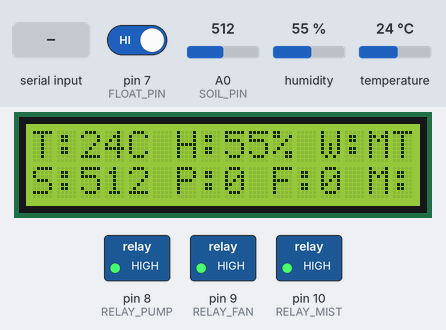
Bench run of a sketch on a simulated Arduino Uno, built with avr-gcc and run on an emulated ATmega328P. Shown: 16×2 character LCD, switched loads named in the sketch (green lamp = pin HIGH). Inputs (shaded band) come from the test bench; at power-on: temperature 24 °C, pin 7 (FLOAT_PIN) HIGH, A0 (SOIL_PIN) = 512, humidity 55 %. What the sketch prints to the serial monitor is not drawn.

Above: at 2.7 s.
2.8 s: temperature set to 4 °C
At 4.5 s:
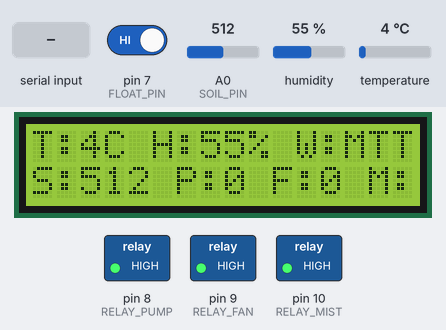
5.1 s: pin 7 (FLOAT_PIN) driven LOW
At 5.6 s:
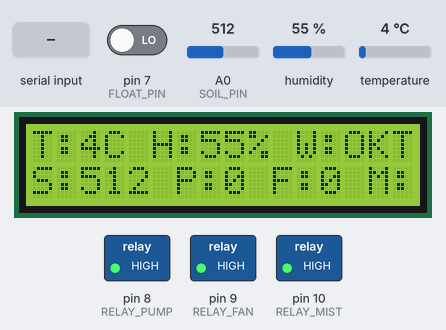
6.6 s: temperature set to 12 °C
At 7.9 s:
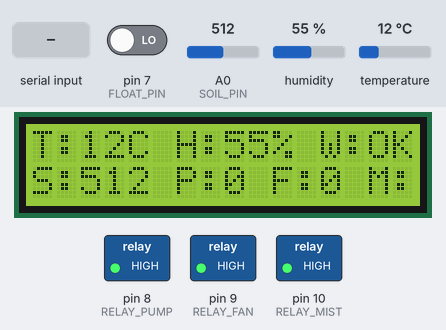
9.1 s: "1,90,45\n" received over Serial
At 10.0 s:
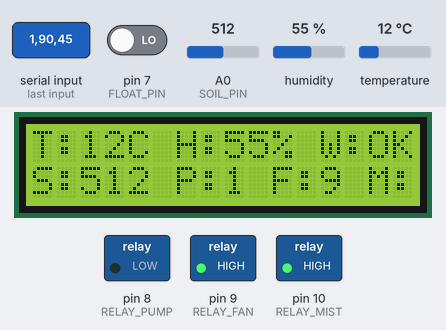
10.6 s: temperature set to 4 °C
At 12.5 s:
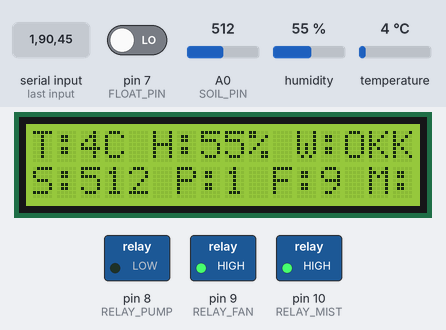
13.1 s: pin 7 (FLOAT_PIN) driven HIGH
At 13.6 s:
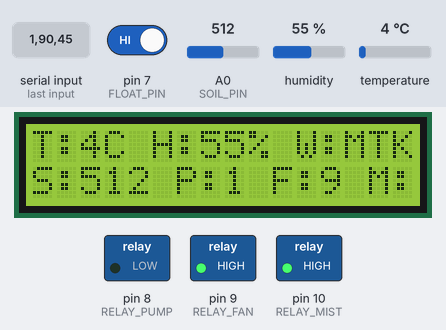
Timing chart, 0 to 15.6 s (numbered marks = the images above; inputs shaded):
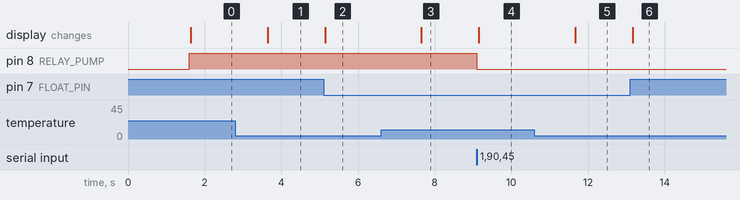

The sketch:

logic.ino
```cpp
#include <Wire.h>
#include <LiquidCrystal_I2C.h>
#include <DHT.h>

// 1. RG1602A LCD Configuration (I2C Address 0x27)
LiquidCrystal_I2C lcd(0x27, 16, 2);

// 2. DHT22 Sensor on Pin 4
#define DHTPIN 4
#define DHTTYPE DHT22
DHT dht(DHTPIN, DHTTYPE);

// 3. Sensor Input Pins
const int SOIL_PIN  = A0;
const int FLOAT_PIN = 7;

// 4. Relay Output Pins (Active-LOW: LOW = ON, HIGH = OFF)
const int RELAY_PUMP = 8;
const int RELAY_FAN  = 9;
const int RELAY_MIST = 10;

// Variables to track relay states for LCD display
int pumpState = 0;
int fanState  = 0;
int mistState = 0;

unsigned long lastSend = 0;
unsigned long lastLcdUpdate = 0;

void setup() {
  Serial.begin(115200);
  dht.begin();
  pinMode(FLOAT_PIN, INPUT_PULLUP);

  // Initialize LCD
  Wire.begin();
  lcd.init();
  lcd.backlight();
  lcd.setCursor(0, 0);
  lcd.print("Smart Irrigation");
  lcd.setCursor(0, 1);
  lcd.print("& Climate System");
  delay(1500);
  lcd.clear();

  // Relays default to OFF (HIGH)
  pinMode(RELAY_PUMP, OUTPUT);
  pinMode(RELAY_FAN, OUTPUT);
  pinMode(RELAY_MIST, OUTPUT);

  digitalWrite(RELAY_PUMP, HIGH);
  digitalWrite(RELAY_FAN, HIGH);
  digitalWrite(RELAY_MIST, HIGH);
}

void loop() {
  // Read Sensors
  int soil = analogRead(SOIL_PIN);
  float hum = dht.readHumidity();
  float rawTemp = dht.readTemperature();
  int tank = (digitalRead(FLOAT_PIN) == LOW) ? 1 : 0; // 1 = Water OK, 0 = Empty

  // Automatic Fahrenheit-to-Celsius fix
  float tempC = rawTemp;
  if (tempC > 45.0) tempC = (tempC - 32.0) * 5.0 / 9.0;
  if (isnan(tempC)) tempC = 0.0;
  if (isnan(hum))   hum = 0.0;

  // ========================================================
  // 1. SEND CLEAN NUMERIC DATA TO LABVIEW (Every 150ms)
  // ========================================================
  if (millis() - lastSend >= 150) {
    lastSend = millis();

    // Output purely: "SOIL,HUMIDITY,TEMP,TANK\n"
    Serial.print(soil);
    Serial.print(",");
    Serial.print(hum, 1);
    Serial.print(",");
    Serial.print(tempC, 1);
    Serial.print(",");
    Serial.println(tank);
  }

  // ========================================================
  // 2. RECEIVE RELAY COMMANDS FROM LABVIEW ("P,F,M\n")
  // ========================================================
  if (Serial.available() > 0) {
    String cmd = Serial.readStringUntil('\n');
    cmd.trim();
    if (cmd.length() >= 5) {
      pumpState = cmd.substring(0, 1).toInt();
      fanState  = cmd.substring(2, 3).toInt();
      mistState = cmd.substring(4, 5).toInt();

      // Hardware safety: If tank empty, force pump & mist OFF
      if (digitalRead(FLOAT_PIN) == HIGH) {
        pumpState = 0;
        mistState = 0;
      }

      // Drive Active-LOW Relays (1 = ON/LOW, 0 = OFF/HIGH)
      digitalWrite(RELAY_PUMP, (pumpState == 1) ? LOW : HIGH);
      digitalWrite(RELAY_FAN,  (fanState == 1)  ? LOW : HIGH);
      digitalWrite(RELAY_MIST, (mistState == 1) ? LOW : HIGH);
    }
  }

  // ========================================================
  // 3. UPDATE RG1602A LCD SCREEN (Every 500ms)
  // ========================================================
  if (millis() - lastLcdUpdate >= 500) {
    lastLcdUpdate = millis();

    // Line 1: Temperature, Humidity, Tank Status
    lcd.setCursor(0, 0);
    lcd.print("T:");
    lcd.print((int)tempC);
    lcd.print("C H:");
    lcd.print((int)hum);
    lcd.print("% ");
    lcd.print(tank ? "W:OK" : "W:MT");

    // Line 2: Soil Reading & Actuators (P=Pump, F=Fan, M=Mist)
    lcd.setCursor(0, 1);
    lcd.print("S:");
    lcd.print(soil);
    lcd.print(" P:");
    lcd.print(pumpState);
    lcd.print(" F:");
    lcd.print(fanState);
    lcd.print(" M:");
    lcd.print(mistState);
    lcd.print("   "); // Clears trailing chars
  }
}
```

Measured:
- after the input at 2.8 s, the display: changes after 0.84 s (image 1)
- after the input at 5.1 s, the display: changes at once (image 2)
- after the input at 6.6 s, the display: changes after 1.1 s (image 3)
- after the input at 9.1 s, pin 8 (RELAY_PUMP): HIGH → LOW at once; the display: changes after 0.05 s (image 4)
- after the input at 10.6 s, the display: changes after 1.1 s (image 5)
- after the input at 13.1 s, the display: changes after 0.06 s (image 6)
